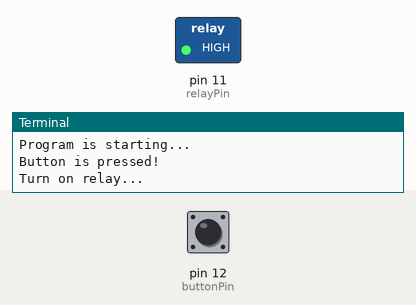
A program run on a simulated Raspberry Pi (header pin numbers). Parts: switched loads named in the program (green lamp = pin HIGH), the last lines printed to the terminal. The inputs (shaded band) are chosen by the test bench; at power-on: pin 12 (buttonPin) LOW. The clock reads 2024-03-15 10:24:30 at power-on unless the program sets it.

Above: at 1.2 s.
1.3 s: pin 12 (buttonPin) pulled HIGH for 0.15 s
At 1.9 s:
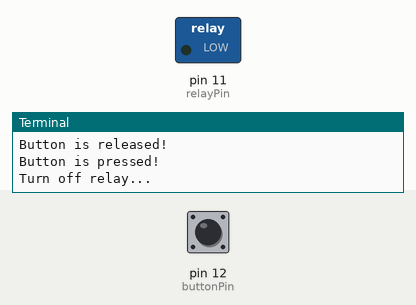
3.0 s: pin 12 (buttonPin) pulled HIGH for 1 s
At 4.4 s:
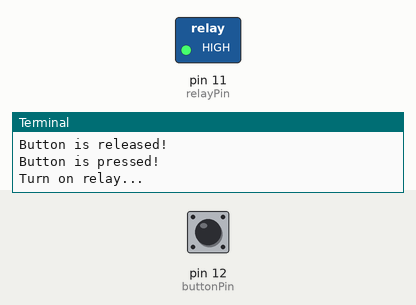
5.5 s: pin 12 (buttonPin) pulled HIGH for 3.2 s
At 9.2 s:
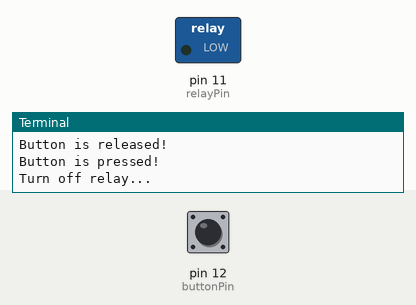
Timing chart, 0 to 10.7 s (numbered marks = the images above; inputs shaded):
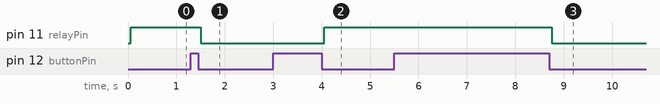

The program:

Rasp_Pi_14Relay.py
```python
import RPi.GPIO as GPIO
import time

relayPin = 11 #output high or low signal to relay
buttonPin = 12 #takes input from button
debounceTime = 50 #delay for reading button pressed state

#Initialization
def setup():
    print("Program is starting...")
    GPIO.setmode(GPIO.BOARD)
    GPIO.setup(relayPin, GPIO.OUT) #initialize relay pin as output
    GPIO.setup(buttonPin, GPIO.IN) #initialize button pin as input

def loop():
    relayState = False #relay is initially at a low state, motor does not turn
    lastChangeTime = round(time.time()*1000)
    buttonState = GPIO.HIGH
    lastButtonState = GPIO.HIGH
    reading = GPIO.HIGH

    while True:
        reading = GPIO.input(buttonPin) #determines if the button is pressed or not

        if reading != lastButtonState:
            lastChangeTime = round(time.time()*1000)#determines when the button is pressed

        if((round(time.time()*1000)-lastChangeTime) > debounceTime): #detects when the button is pressed, delaying for 50 milliseconds
            if reading != buttonState:
                buttonState = reading

                if buttonState == GPIO.LOW:
                    print("Button is pressed!")
                    relayState = not relayState #changes state of relay whenever button is pressed, impacting movement of motor
                    if relayState:
                        print("Turn on relay...")
                    else:
                        print("Turn off relay...")
                else:
                    print("Button is released!")
        GPIO.output(relayPin, relayState) #control relay
        lastButtonState = reading

def destroy(): #disable all ports
    GPIO.output(relayPin, GPIO.LOW)
    GPIO.cleanup()


if __name__ == "__main__":
    setup()
    try:
        loop()
    except KeyboardInterrupt:
        destroy()
```

Measured:
- after the input at 1.3 s, pin 11 (relayPin): HIGH → LOW after 0.20 s
- after the input at 3.0 s, pin 11 (relayPin): LOW → HIGH after 1.1 s
- after the input at 5.5 s, pin 11 (relayPin): HIGH → LOW after 3.3 s
